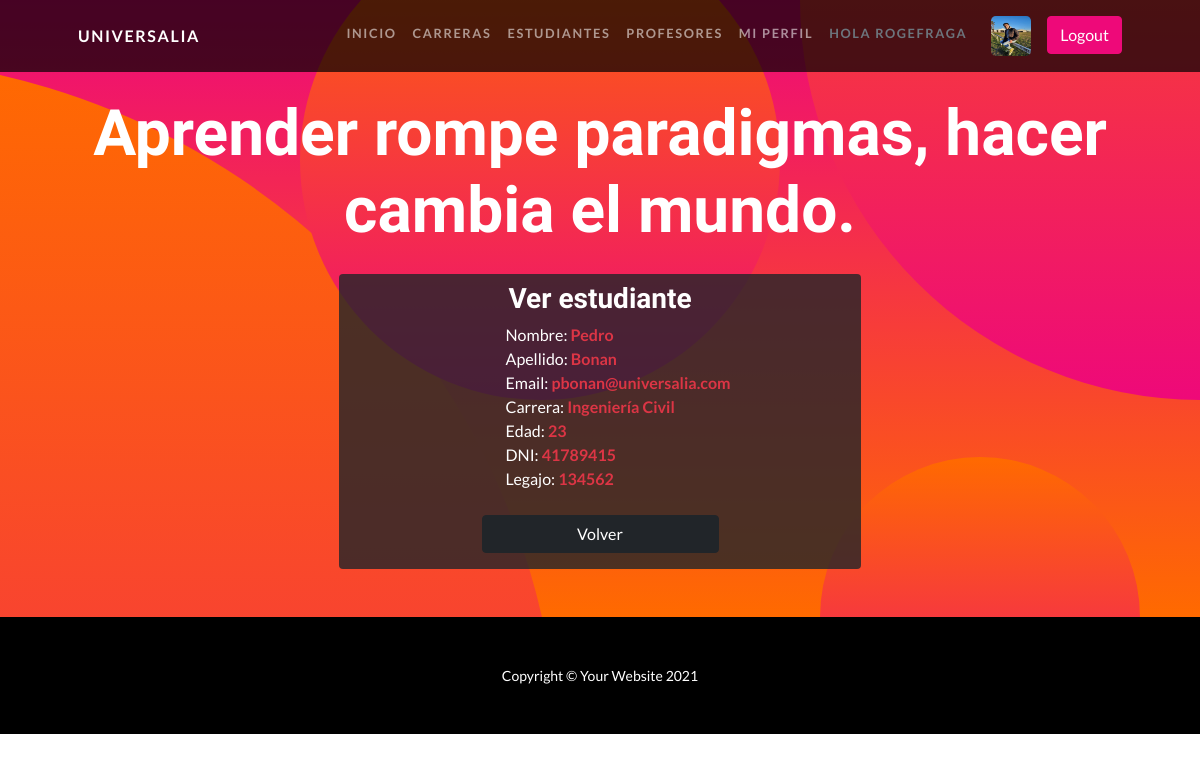
Screenshot of /Universidades/verestudiante/7 (signed in) with the database file from the repository.
### Universidades/models.py (models this page shows, shortened)
class Estudiante(Model):
  nombre = CharField(max_length=40)
  apellido = CharField(max_length=40)
  email = EmailField()
  carrera = CharField(max_length=40)
  edad = PositiveIntegerField()
  dni = PositiveBigIntegerField(verbose_name='DNI')
  legajo = PositiveBigIntegerField()

### Universidades/views.py (the view)
# urls.py: path('verestudiante/<pk>', EstudianteDetailView.as_view(), name = 'ver_estudiante'),
class EstudianteDetailView(LoginRequiredMixin, AvatarView, DetailView):
  model = Estudiante
  template_name = 'estudiante/ver_estudiante.html'

### Universidades/views.py (called while the page is built)
  def get_context_data(self, **kwargs):
    contexto = super().get_context_data(**kwargs)
    avatares = Avatar.objects.filter(user = self.request.user)
    if avatares:
      contexto['avatar_url'] = avatares.last().imagen.url
    return contexto

### Universidades/templates/estudiante/ver_estudiante.html (shortened to what this page needs)
{% extends 'padre.html' %}
{% block cambia %}
  <h3 class="masthead-subheading mb-0 pb-4">Aprender rompe paradigmas, hacer cambia el mundo.</h3>
  <div class="container w-50 pt-2 bg-dark rounded" style="--bs-bg-opacity: .8;">
    <h3 class="text-center">Ver estudiante</h3>
    <div class="container d-flex justify-content-center ps-5">
      <ul class="list-unstyled">
        <li class="text-start">Nombre: <b class="text-danger">{{estudiante.nombre}}</b></li>
        <li class="text-start">Apellido: <b class="text-danger">{{estudiante.apellido}}</b></li>
        <li class="text-start">Email: <b class="text-danger">{{estudiante.email}}</b></li>
        <li class="text-start">Carrera: <b class="text-danger">{{estudiante.carrera}}</b></li>
        <li class="text-start">Edad: <b class="text-danger">{{estudiante.edad}}</b></li>
        <li class="text-start">DNI: <b class="text-danger">{{estudiante.dni}}</b></li>
        <li class="text-start">Legajo: <b class="text-danger">{{estudiante.legajo}}</b></li>
      </ul>
    </div>
    <div class="container d-flex justify-content-center align-items-center pb-2">
      <a class="d-block btn btn-dark m-2 w-50" href="{% url 'estudiantes' %}">Volver</a>
    </div>
  </div>
{% endblock %}

### Universidades/templates/padre.html (shortened to what this page needs)
<!DOCTYPE html>
<html lang="en">
  <head>
    {% load static %}
    <link href="{% static 'Universidades/css/styles.css' %}" rel="stylesheet" />
  </head>
  <body id="page-top">
    <nav class="navbar navbar-expand-lg navbar-dark navbar-custom fixed-top">
      <div class="container px-5">
        <a class="navbar-brand" href="#page-top">Universalia</a>
        <div class="collapse navbar-collapse" id="navbarResponsive">
          <ul class="navbar-nav ms-auto">
            {% if not user.is_authenticated %}
              <li class="nav-item"><a class="btn btn-primary" href="{% url 'login' %}">Iniciar</a></li>
            {% else %}
              <li class="nav-item"><a class="nav-link" href="{% url 'inicio' %}">Inicio</a></li>
              <li class="nav-item"><a class="nav-link" href="{% url 'carreras' %}">Carreras</a></li>
              <li class="nav-item"><a class="nav-link" href="{% url 'estudiantes' %}">Estudiantes</a></li>
              <li class="nav-item"><a class="nav-link" href="{% url 'profesores' %}">Profesores</a></li>
              <li class="nav-item"><a class="nav-link" href="{% url 'miperfil' %}">Mi perfil</a></li>
              <li class="nav-item"><a class="nav-link text-muted" href="{% url 'inicio' %}">Hola {{ user.username }}</a></li>
            {% if avatar_url %}
              <img src="{{ avatar_url }}" class="mx-3 rounded-3" height="40px" width="40px">
            {% else %}
              <img src="{% static 'Universidades/assets/default.jfif' %}" class="mx-3 rounded-3" height="40px" width="40px">
            {% endif %}
              <li class="nav-item"><a class="btn btn-primary" href="{% url 'logout' %}">Logout</a></li>
            {% endif %}
        </div>
      </div>
    </nav>
    <header class="masthead text-center text-white py-5">
      <div class="masthead-content pt-5">
        <div class="container px-5">
          {% block cambia %}{% endblock %}
        </div>
      </div>
      <div class="bg-circle-1 bg-circle"></div>
      <div class="bg-circle-2 bg-circle"></div>
      <div class="bg-circle-3 bg-circle"></div>
      <div class="bg-circle-4 bg-circle"></div>
    </header>
    <footer class="py-5 bg-black">
      <div class="container px-5"><p class="m-0 text-center text-white small">Copyright &copy; Your Website 2021</p></div>
    </footer>
  </body>
</html>

### rows the page displays
Estudiante: nombre "Pedro", apellido "Bonan", email "pbonan@universalia.com", carrera "Ingeniería Civil", edad "23", dni "41789415", legajo "134562"

### other values shown
{{ user.username }} "ROGEFRAGA"
